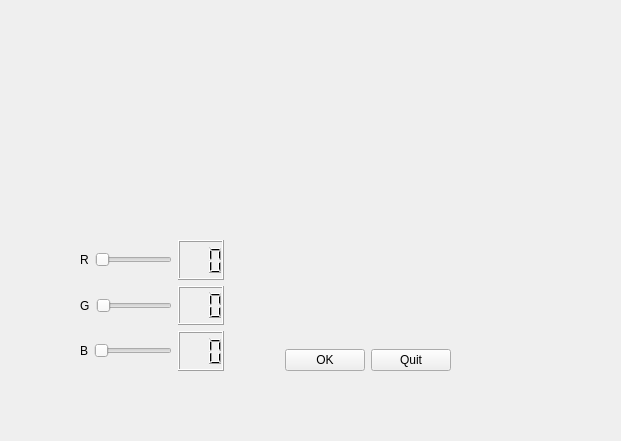
<?xml version="1.0" encoding="UTF-8"?>
<ui version="4.0">
 <class>Form</class>
 <widget class="QWidget" name="Form">
  <property name="geometry">
   <rect>
    <x>0</x>
    <y>0</y>
    <width>621</width>
    <height>441</height>
   </rect>
  </property>
  <property name="windowTitle">
   <string>Form</string>
  </property>
  <widget class="QWidget" name="horizontalLayoutWidget">
   <property name="geometry">
    <rect>
     <x>200</x>
     <y>60</y>
     <width>160</width>
     <height>80</height>
    </rect>
   </property>
   <layout class="QHBoxLayout" name="horizontalLayout">
    <item>
     <widget class="QLabel" name="label">
      <property name="text">
       <string/>
      </property>
     </widget>
    </item>
   </layout>
  </widget>
  <widget class="QWidget" name="">
   <property name="geometry">
    <rect>
     <x>80</x>
     <y>240</y>
     <width>371</width>
     <height>131</height>
    </rect>
   </property>
   <layout class="QHBoxLayout" name="horizontalLayout_13">
    <item>
     <layout class="QHBoxLayout" name="horizontalLayout_10">
      <item>
       <layout class="QVBoxLayout" name="verticalLayout_4">
        <item>
         <layout class="QHBoxLayout" name="horizontalLayout_4">
          <item>
           <widget class="QLabel" name="label_3">
            <property name="text">
             <string>R</string>
            </property>
           </widget>
          </item>
          <item>
           <widget class="QSlider" name="horizontalSlider_3">
            <property name="maximum">
             <number>255</number>
            </property>
            <property name="orientation">
             <enum>Qt::Horizontal</enum>
            </property>
           </widget>
          </item>
          <item>
           <widget class="QLCDNumber" name="lcdNumber">
            <property name="maximumSize">
             <size>
              <width>64</width>
              <height>16777</height>
             </size>
            </property>
            <property name="numDigits">
             <number>3</number>
            </property>
           </widget>
          </item>
         </layout>
        </item>
        <item>
         <layout class="QHBoxLayout" name="horizontalLayout_5">
          <item>
           <widget class="QLabel" name="label_5">
            <property name="text">
             <string>G</string>
            </property>
           </widget>
          </item>
          <item>
           <widget class="QSlider" name="horizontalSlider_4">
            <property name="maximum">
             <number>255</number>
            </property>
            <property name="orientation">
             <enum>Qt::Horizontal</enum>
            </property>
           </widget>
          </item>
          <item>
           <widget class="QLCDNumber" name="lcdNumber_4">
            <property name="maximumSize">
             <size>
              <width>64</width>
              <height>16777</height>
             </size>
            </property>
            <property name="numDigits">
             <number>3</number>
            </property>
           </widget>
          </item>
         </layout>
        </item>
        <item>
         <layout class="QHBoxLayout" name="horizontalLayout_6">
          <item>
           <widget class="QLabel" name="label_6">
            <property name="text">
             <string>B</string>
            </property>
           </widget>
          </item>
          <item>
           <widget class="QSlider" name="horizontalSlider_5">
            <property name="maximum">
             <number>255</number>
            </property>
            <property name="orientation">
             <enum>Qt::Horizontal</enum>
            </property>
           </widget>
          </item>
          <item>
           <widget class="QLCDNumber" name="lcdNumber_5">
            <property name="maximumSize">
             <size>
              <width>64</width>
              <height>16777</height>
             </size>
            </property>
            <property name="numDigits">
             <number>3</number>
            </property>
           </widget>
          </item>
         </layout>
        </item>
       </layout>
      </item>
     </layout>
    </item>
    <item>
     <spacer name="horizontalSpacer">
      <property name="orientation">
       <enum>Qt::Horizontal</enum>
      </property>
      <property name="sizeType">
       <enum>QSizePolicy::Minimum</enum>
      </property>
      <property name="sizeHint" stdset="0">
       <size>
        <width>55</width>
        <height>7</height>
       </size>
      </property>
     </spacer>
    </item>
    <item>
     <layout class="QVBoxLayout" name="verticalLayout_6">
      <item>
       <layout class="QHBoxLayout" name="horizontalLayout_12">
        <item>
         <spacer name="verticalSpacer">
          <property name="orientation">
           <enum>Qt::Vertical</enum>
          </property>
          <property name="sizeHint" stdset="0">
           <size>
            <width>20</width>
            <height>40</height>
           </size>
          </property>
         </spacer>
        </item>
       </layout>
      </item>
      <item>
       <layout class="QHBoxLayout" name="horizontalLayout_3">
        <item>
         <widget class="QPushButton" name="pushButton">
          <property name="text">
           <string>OK</string>
          </property>
         </widget>
        </item>
        <item>
         <widget class="QPushButton" name="pushButton_2">
          <property name="text">
           <string>Quit</string>
          </property>
         </widget>
        </item>
       </layout>
      </item>
     </layout>
    </item>
   </layout>
  </widget>
 </widget>
 <resources/>
 <connections>
  <connection>
   <sender>horizontalSlider_3</sender>
   <signal>sliderMoved(int)</signal>
   <receiver>lcdNumber</receiver>
   <slot>display(int)</slot>
   <hints>
    <hint type="sourcelabel">
     <x>167</x>
     <y>260</y>
    </hint>
    <hint type="destinationlabel">
     <x>271</x>
     <y>263</y>
    </hint>
   </hints>
  </connection>
  <connection>
   <sender>horizontalSlider_4</sender>
   <signal>sliderMoved(int)</signal>
   <receiver>lcdNumber_4</receiver>
   <slot>display(int)</slot>
   <hints>
    <hint type="sourcelabel">
     <x>220</x>
     <y>304</y>
    </hint>
    <hint type="destinationlabel">
     <x>259</x>
     <y>307</y>
    </hint>
   </hints>
  </connection>
  <connection>
   <sender>horizontalSlider_5</sender>
   <signal>sliderMoved(int)</signal>
   <receiver>lcdNumber_5</receiver>
   <slot>display(int)</slot>
   <hints>
    <hint type="sourcelabel">
     <x>196</x>
     <y>346</y>
    </hint>
    <hint type="destinationlabel">
     <x>255</x>
     <y>350</y>
    </hint>
   </hints>
  </connection>
  <connection>
   <sender>pushButton_2</sender>
   <signal>clicked()</signal>
   <receiver>Form</receiver>
   <slot>close()</slot>
   <hints>
    <hint type="sourcelabel">
     <x>418</x>
     <y>354</y>
    </hint>
    <hint type="destinationlabel">
     <x>498</x>
     <y>296</y>
    </hint>
   </hints>
  </connection>
 </connections>
</ui>
